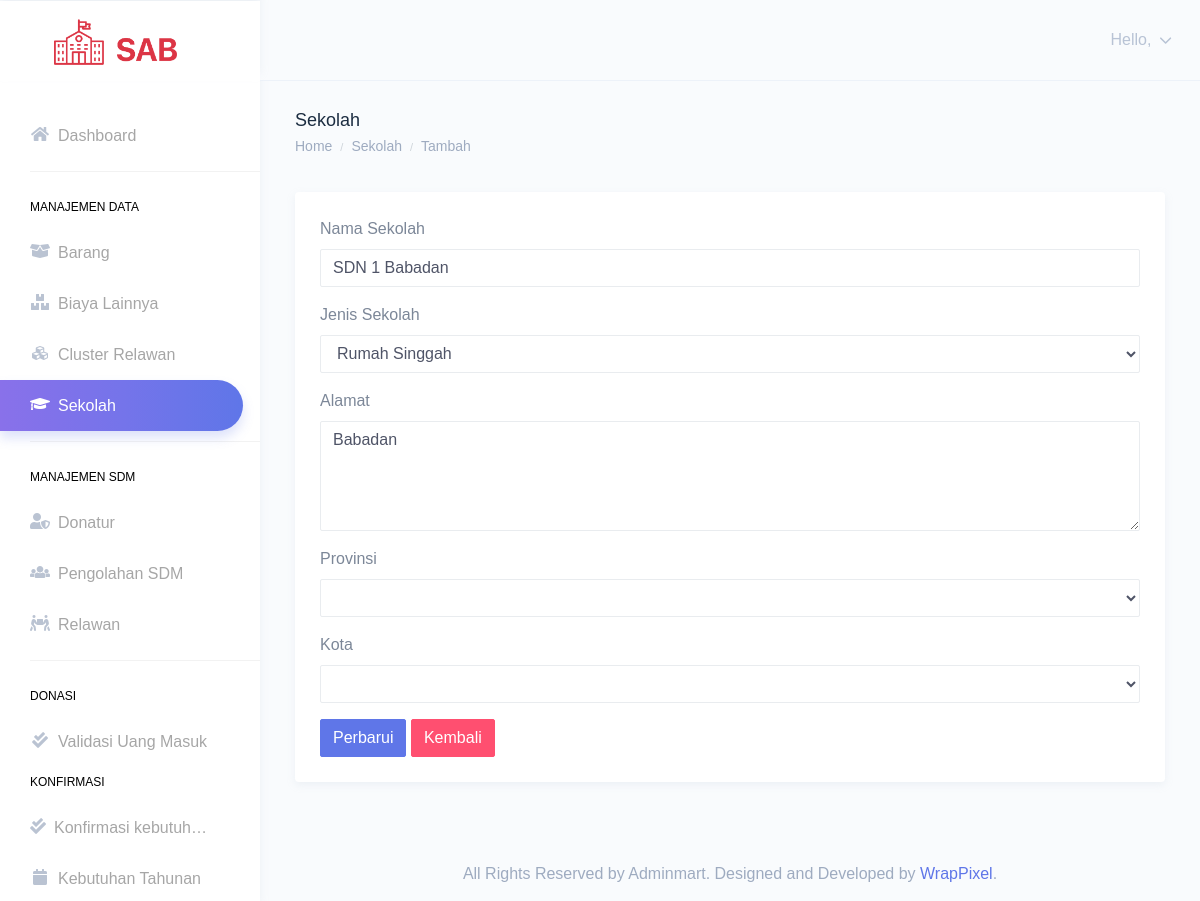
Screenshot of /sekolah/ubah/11 with the database file from the repository.
### tables this page shows
CREATE TABLE `sekolah` (
  `id_sekolah` int(11) NOT NULL,
  `nama_sekolah` varchar(100) NOT NULL,
  `jenis_sekolah` enum('Rumah Singgah','Sekolah Pedalaman') NOT NULL,
  `alamat` varchar(255) NOT NULL,
  `provinsi` varchar(100) NOT NULL,
  `kota` varchar(100) NOT NULL,
  `creaby` varchar(100) NOT NULL,
  `creadate` datetime NOT NULL DEFAULT current_timestamp(),
  `modiby` varchar(100) NOT NULL,
  `modidate` datetime NOT NULL DEFAULT current_timestamp(),
  `row_status` enum('A','D') NOT NULL
);

### application/controllers/Sekolah.php (called while the page is built, shortened)
<?php
class Sekolah extends CI_Controller
{
    public function __construct()
    {
        $this->load->model('sekolah_model');
        $this->load->model('karyawan_model');
        $this->load->library('form_validation');
    }
    private function getKaryawanName()
    {
        $this->load->model('karyawan_model');
        $user_id = $this->session->user_id;
        $karyawan = $this->karyawan_model->getKaryawanByUserLoginId($user_id);
        return $karyawan->nama_karyawan;
    }
    private function getKaryawanRole()
    {
        $this->load->model('karyawan_model');
        $user_id = $this->session->user_id;
        $karyawan = $this->karyawan_model->getKaryawanByUserLoginId($user_id);
        return $karyawan->jabatan_karyawan;
    }
    public function ubah($id)
    {
        $data_sekolah = $this->sekolah_model->getByID($id);
        $this->ubahView($data_sekolah);
    }
    public function ubahView($data_sekolah)
    {
        $header['title'] = 'Ubah Sekolah';
        $header['name'] =  $this->getKaryawanName();
        $header['role'] =  $this->getKaryawanRole();
        $data['s'] = $data_sekolah;
        $this->load->view('templates/admin_header', $header);
        $this->load->view('sekolah/edit', $data);
    }
}

### index.php (called while the page is built, shortened)
<?php
require_once BASEPATH.'core/CodeIgniter.php';

### application/models/sekolah_model.php (called while the page is built, shortened)
<?php
class sekolah_model extends CI_Model
{
    private $_table = "sekolah";
    public function getByID($id)
    {
        return $this->db->get_where($this->_table, ["id_sekolah" => $id])->row();
    }
}

### application/views/sekolah/edit.php (the view, shortened to what this page needs)
<div class="page-breadcrumb">
    <div class="row">
        <div class="col-7 align-self-center">
            <h4 class="page-title text-truncate text-dark font-weight-medium mb-1">Sekolah</h4>
            <div class="d-flex align-items-center">
                <nav aria-label="breadcrumb">
                    <ol class="breadcrumb m-0 p-0">
                        <li class="breadcrumb-item"><a href="index.html" class="text-muted">Home</a></li>
                        <li class="breadcrumb-item"><a href="<?= site_url('sekolah') ?>" class="text-muted">Sekolah</a></li>
                        <li class="breadcrumb-item text-muted active" aria-current="page">Tambah</li>
                    </ol>
                </nav>
            </div>
        </div>
    </div>
</div>
<div class="container-fluid">
    <div class="row">
        <div class="col-12">
            <div class="card">
                <div class="card-body">
                    <form action="<?= site_url('sekolah/edit/' . $s->id_sekolah) ?>" method="POST">
                        <div class="form-group">
                            <label for="nama_sekolah">Nama Sekolah</label>
                            <input type="text" class="form-control <?php echo (form_error('nama_sekolah') != null ? 'is-invalid' : '') ?>" value="<?= $s->nama_sekolah ?>" id="nama_sekolah" name="nama_sekolah" aria-describedby="schoolNameHelp" placeholder="Nama Sekolah">
                        </div>
                        <div class="form-group">
                            <label for="jenis_sekolah">Jenis Sekolah</label>
                            <select name="jenis_sekolah" id="jenis_sekolah" class="form-control <?php echo (form_error('jenis_sekolah') != null ? 'is-invalid' : '') ?>">
                                <option value="Rumah Singgah" <?= $s->jenis_sekolah == 'Rumah Singgah' ? 'selected' : '' ?>>Rumah Singgah</option>
                            </select>
                        </div>
                        <div class="form-group">
                            <label for="alamat">Alamat</label>
                            <textarea name="alamat" id="alamat" class="form-control <?php echo (form_error('alamat') != null ? 'is-invalid' : '') ?>" cols="100" rows="4" placeholder="Alamat"><?= $s->alamat ?></textarea>
                        </div>
                        <div class="form-group">
                            <label for="provinsi">Provinsi</label>
                            <select name="provinsi" id="provinsi" class="form-control <?php echo (form_error('provinsi') != null ? 'is-invalid' : '') ?>"></select>
                        </div>
                        <div class="form-group">
                            <label for="kota">Kota</label>
                            <select name="kota" id="kota" class="form-control <?php echo (form_error('kota') != null ? 'is-invalid' : '') ?>"></select>
                        </div>
                        <div>
                            <button id="btn-save" type="submit" class="btn btn-primary">Perbarui</button>
                            <a href="<?= site_url('sekolah') ?>" class="btn btn-danger">Kembali</a>
                        </div>
                    </form>
                </div>
            </div>
        </div>
    </div>
</div>
<footer class="footer text-center text-muted">
    All Rights Reserved by Adminmart. Designed and Developed by <a href="https://wrappixel.com">WrapPixel</a>.
</footer>
</div>
</div>
</body>
</html>

### rows the page displays
sekolah: nama_sekolah "SDN 1 Babadan", jenis_sekolah "Rumah Singgah", alamat "Babadan"
